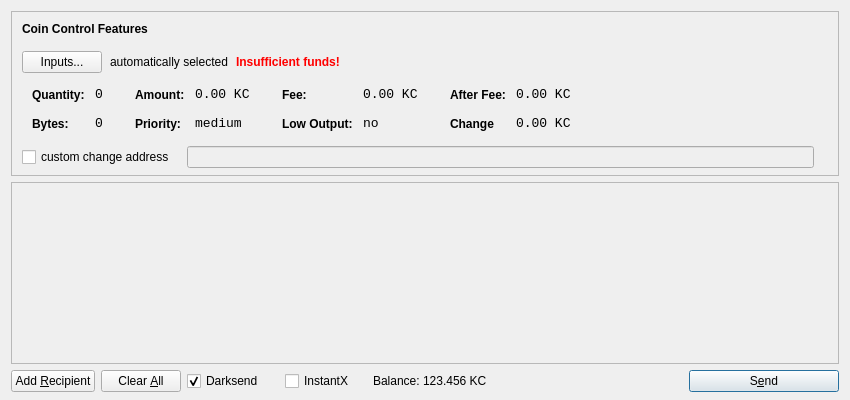
<?xml version="1.0" encoding="UTF-8"?>
<ui version="4.0">
 <class>SendCoinsDialog</class>
 <widget class="QDialog" name="SendCoinsDialog">
  <property name="geometry">
   <rect>
    <x>0</x>
    <y>0</y>
    <width>850</width>
    <height>400</height>
   </rect>
  </property>
  <property name="windowTitle">
   <string>Send Coins</string>
  </property>
  <layout class="QVBoxLayout" name="verticalLayout" stretch="0,1,0">
   <property name="bottomMargin">
    <number>8</number>
   </property>
   <item>
    <widget class="QFrame" name="frameCoinControl">
     <property name="sizePolicy">
      <sizepolicy hsizetype="Expanding" vsizetype="Expanding">
       <horstretch>0</horstretch>
       <verstretch>0</verstretch>
      </sizepolicy>
     </property>
     <property name="maximumSize">
      <size>
       <width>16777215</width>
       <height>16777215</height>
      </size>
     </property>
     <property name="frameShape">
      <enum>QFrame::StyledPanel</enum>
     </property>
     <property name="frameShadow">
      <enum>QFrame::Sunken</enum>
     </property>
     <layout class="QVBoxLayout" name="verticalLayoutCoinControl2">
      <property name="spacing">
       <number>-1</number>
      </property>
      <property name="leftMargin">
       <number>0</number>
      </property>
      <property name="topMargin">
       <number>0</number>
      </property>
      <property name="rightMargin">
       <number>0</number>
      </property>
      <property name="bottomMargin">
       <number>6</number>
      </property>
      <item>
       <layout class="QVBoxLayout" name="verticalLayoutCoinControl" stretch="0,0,0,0,1">
        <property name="spacing">
         <number>0</number>
        </property>
        <property name="leftMargin">
         <number>10</number>
        </property>
        <property name="topMargin">
         <number>10</number>
        </property>
        <item>
         <layout class="QHBoxLayout" name="horizontalLayoutCoinControl1">
          <property name="bottomMargin">
           <number>15</number>
          </property>
          <item>
           <widget class="QLabel" name="labelCoinControlFeatures">
            <property name="sizePolicy">
             <sizepolicy hsizetype="Preferred" vsizetype="Maximum">
              <horstretch>0</horstretch>
              <verstretch>0</verstretch>
             </sizepolicy>
            </property>
            <property name="font">
             <font>
              <weight>75</weight>
              <bold>true</bold>
             </font>
            </property>
            <property name="styleSheet">
             <string notr="true">font-weight:bold;</string>
            </property>
            <property name="text">
             <string>Coin Control Features</string>
            </property>
           </widget>
          </item>
         </layout>
        </item>
        <item>
         <layout class="QHBoxLayout" name="horizontalLayoutCoinControl2" stretch="0,0,0,0">
          <property name="spacing">
           <number>8</number>
          </property>
          <property name="bottomMargin">
           <number>10</number>
          </property>
          <item>
           <widget class="QPushButton" name="pushButtonCoinControl">
            <property name="styleSheet">
             <string notr="true"/>
            </property>
            <property name="text">
             <string>Inputs...</string>
            </property>
           </widget>
          </item>
          <item>
           <widget class="QLabel" name="labelCoinControlAutomaticallySelected">
            <property name="text">
             <string>automatically selected</string>
            </property>
            <property name="margin">
             <number>5</number>
            </property>
           </widget>
          </item>
          <item>
           <widget class="QLabel" name="labelCoinControlInsuffFunds">
            <property name="font">
             <font>
              <weight>75</weight>
              <bold>true</bold>
             </font>
            </property>
            <property name="styleSheet">
             <string notr="true">color:red;font-weight:bold;</string>
            </property>
            <property name="text">
             <string>Insufficient funds!</string>
            </property>
            <property name="margin">
             <number>5</number>
            </property>
           </widget>
          </item>
          <item>
           <spacer name="horizontalSpacerCoinControl">
            <property name="orientation">
             <enum>Qt::Horizontal</enum>
            </property>
            <property name="sizeHint" stdset="0">
             <size>
              <width>40</width>
              <height>1</height>
             </size>
            </property>
           </spacer>
          </item>
         </layout>
        </item>
        <item>
         <widget class="QWidget" name="widgetCoinControl" native="true">
          <property name="sizePolicy">
           <sizepolicy hsizetype="Preferred" vsizetype="Preferred">
            <horstretch>0</horstretch>
            <verstretch>0</verstretch>
           </sizepolicy>
          </property>
          <property name="minimumSize">
           <size>
            <width>0</width>
            <height>0</height>
           </size>
          </property>
          <property name="styleSheet">
           <string notr="true"/>
          </property>
          <layout class="QHBoxLayout" name="horizontalLayoutCoinControl5">
           <property name="margin">
            <number>0</number>
           </property>
           <item>
            <layout class="QHBoxLayout" name="horizontalLayoutCoinControl3" stretch="0,0,0,1">
             <property name="spacing">
              <number>20</number>
             </property>
             <property name="topMargin">
              <number>0</number>
             </property>
             <property name="bottomMargin">
              <number>10</number>
             </property>
             <item>
              <layout class="QFormLayout" name="formLayoutCoinControl1">
               <property name="horizontalSpacing">
                <number>10</number>
               </property>
               <property name="verticalSpacing">
                <number>14</number>
               </property>
               <property name="leftMargin">
                <number>10</number>
               </property>
               <property name="topMargin">
                <number>4</number>
               </property>
               <property name="rightMargin">
                <number>6</number>
               </property>
               <item row="0" column="0">
                <widget class="QLabel" name="labelCoinControlQuantityText">
                 <property name="styleSheet">
                  <string notr="true">font-weight:bold;</string>
                 </property>
                 <property name="text">
                  <string>Quantity:</string>
                 </property>
                 <property name="margin">
                  <number>0</number>
                 </property>
                </widget>
               </item>
               <item row="0" column="1">
                <widget class="QLabel" name="labelCoinControlQuantity">
                 <property name="font">
                  <font>
                   <family>Monospace</family>
                   <pointsize>10</pointsize>
                  </font>
                 </property>
                 <property name="cursor">
                  <cursorShape>IBeamCursor</cursorShape>
                 </property>
                 <property name="contextMenuPolicy">
                  <enum>Qt::ActionsContextMenu</enum>
                 </property>
                 <property name="text">
                  <string>0</string>
                 </property>
                 <property name="margin">
                  <number>0</number>
                 </property>
                 <property name="textInteractionFlags">
                  <set>Qt::LinksAccessibleByMouse|Qt::TextSelectableByKeyboard|Qt::TextSelectableByMouse</set>
                 </property>
                </widget>
               </item>
               <item row="1" column="0">
                <widget class="QLabel" name="labelCoinControlBytesText">
                 <property name="styleSheet">
                  <string notr="true">font-weight:bold;</string>
                 </property>
                 <property name="text">
                  <string>Bytes:</string>
                 </property>
                </widget>
               </item>
               <item row="1" column="1">
                <widget class="QLabel" name="labelCoinControlBytes">
                 <property name="font">
                  <font>
                   <family>Monospace</family>
                   <pointsize>10</pointsize>
                  </font>
                 </property>
                 <property name="cursor">
                  <cursorShape>IBeamCursor</cursorShape>
                 </property>
                 <property name="contextMenuPolicy">
                  <enum>Qt::ActionsContextMenu</enum>
                 </property>
                 <property name="text">
                  <string>0</string>
                 </property>
                 <property name="textInteractionFlags">
                  <set>Qt::LinksAccessibleByMouse|Qt::TextSelectableByKeyboard|Qt::TextSelectableByMouse</set>
                 </property>
                </widget>
               </item>
              </layout>
             </item>
             <item>
              <layout class="QFormLayout" name="formLayoutCoinControl2">
               <property name="horizontalSpacing">
                <number>10</number>
               </property>
               <property name="verticalSpacing">
                <number>14</number>
               </property>
               <property name="leftMargin">
                <number>6</number>
               </property>
               <property name="topMargin">
                <number>4</number>
               </property>
               <property name="rightMargin">
                <number>6</number>
               </property>
               <item row="0" column="0">
                <widget class="QLabel" name="labelCoinControlAmountText">
                 <property name="styleSheet">
                  <string notr="true">font-weight:bold;</string>
                 </property>
                 <property name="text">
                  <string>Amount:</string>
                 </property>
                 <property name="margin">
                  <number>0</number>
                 </property>
                </widget>
               </item>
               <item row="0" column="1">
                <widget class="QLabel" name="labelCoinControlAmount">
                 <property name="font">
                  <font>
                   <family>Monospace</family>
                   <pointsize>10</pointsize>
                  </font>
                 </property>
                 <property name="cursor">
                  <cursorShape>IBeamCursor</cursorShape>
                 </property>
                 <property name="contextMenuPolicy">
                  <enum>Qt::ActionsContextMenu</enum>
                 </property>
                 <property name="text">
                  <string>0.00 KC</string>
                 </property>
                 <property name="textInteractionFlags">
                  <set>Qt::LinksAccessibleByMouse|Qt::TextSelectableByKeyboard|Qt::TextSelectableByMouse</set>
                 </property>
                </widget>
               </item>
               <item row="1" column="0">
                <widget class="QLabel" name="labelCoinControlPriorityText">
                 <property name="styleSheet">
                  <string notr="true">font-weight:bold;</string>
                 </property>
                 <property name="text">
                  <string>Priority:</string>
                 </property>
                </widget>
               </item>
               <item row="1" column="1">
                <widget class="QLabel" name="labelCoinControlPriority">
                 <property name="font">
                  <font>
                   <family>Monospace</family>
                   <pointsize>10</pointsize>
                  </font>
                 </property>
                 <property name="cursor">
                  <cursorShape>IBeamCursor</cursorShape>
                 </property>
                 <property name="contextMenuPolicy">
                  <enum>Qt::ActionsContextMenu</enum>
                 </property>
                 <property name="text">
                  <string>medium</string>
                 </property>
                 <property name="textInteractionFlags">
                  <set>Qt::LinksAccessibleByMouse|Qt::TextSelectableByKeyboard|Qt::TextSelectableByMouse</set>
                 </property>
                </widget>
               </item>
              </layout>
             </item>
             <item>
              <layout class="QFormLayout" name="formLayoutCoinControl3">
               <property name="horizontalSpacing">
                <number>10</number>
               </property>
               <property name="verticalSpacing">
                <number>14</number>
               </property>
               <property name="leftMargin">
                <number>6</number>
               </property>
               <property name="topMargin">
                <number>4</number>
               </property>
               <property name="rightMargin">
                <number>6</number>
               </property>
               <item row="0" column="0">
                <widget class="QLabel" name="labelCoinControlFeeText">
                 <property name="styleSheet">
                  <string notr="true">font-weight:bold;</string>
                 </property>
                 <property name="text">
                  <string>Fee:</string>
                 </property>
                 <property name="margin">
                  <number>0</number>
                 </property>
                </widget>
               </item>
               <item row="0" column="1">
                <widget class="QLabel" name="labelCoinControlFee">
                 <property name="font">
                  <font>
                   <family>Monospace</family>
                   <pointsize>10</pointsize>
                  </font>
                 </property>
                 <property name="cursor">
                  <cursorShape>IBeamCursor</cursorShape>
                 </property>
                 <property name="contextMenuPolicy">
                  <enum>Qt::ActionsContextMenu</enum>
                 </property>
                 <property name="text">
                  <string>0.00 KC</string>
                 </property>
                 <property name="textInteractionFlags">
                  <set>Qt::LinksAccessibleByMouse|Qt::TextSelectableByKeyboard|Qt::TextSelectableByMouse</set>
                 </property>
                </widget>
               </item>
               <item row="1" column="0">
                <widget class="QLabel" name="labelCoinControlLowOutputText">
                 <property name="styleSheet">
                  <string notr="true">font-weight:bold;</string>
                 </property>
                 <property name="text">
                  <string>Low Output:</string>
                 </property>
                </widget>
               </item>
               <item row="1" column="1">
                <widget class="QLabel" name="labelCoinControlLowOutput">
                 <property name="font">
                  <font>
                   <family>Monospace</family>
                   <pointsize>10</pointsize>
                  </font>
                 </property>
                 <property name="cursor">
                  <cursorShape>IBeamCursor</cursorShape>
                 </property>
                 <property name="contextMenuPolicy">
                  <enum>Qt::ActionsContextMenu</enum>
                 </property>
                 <property name="text">
                  <string>no</string>
                 </property>
                 <property name="textInteractionFlags">
                  <set>Qt::LinksAccessibleByMouse|Qt::TextSelectableByKeyboard|Qt::TextSelectableByMouse</set>
                 </property>
                </widget>
               </item>
              </layout>
             </item>
             <item>
              <layout class="QFormLayout" name="formLayoutCoinControl4">
               <property name="horizontalSpacing">
                <number>10</number>
               </property>
               <property name="verticalSpacing">
                <number>14</number>
               </property>
               <property name="leftMargin">
                <number>6</number>
               </property>
               <property name="topMargin">
                <number>4</number>
               </property>
               <property name="rightMargin">
                <number>6</number>
               </property>
               <item row="0" column="0">
                <widget class="QLabel" name="labelCoinControlAfterFeeText">
                 <property name="styleSheet">
                  <string notr="true">font-weight:bold;</string>
                 </property>
                 <property name="text">
                  <string>After Fee:</string>
                 </property>
                 <property name="margin">
                  <number>0</number>
                 </property>
                </widget>
               </item>
               <item row="0" column="1">
                <widget class="QLabel" name="labelCoinControlAfterFee">
                 <property name="font">
                  <font>
                   <family>Monospace</family>
                   <pointsize>10</pointsize>
                  </font>
                 </property>
                 <property name="cursor">
                  <cursorShape>IBeamCursor</cursorShape>
                 </property>
                 <property name="contextMenuPolicy">
                  <enum>Qt::ActionsContextMenu</enum>
                 </property>
                 <property name="text">
                  <string>0.00 KC</string>
                 </property>
                 <property name="textInteractionFlags">
                  <set>Qt::LinksAccessibleByMouse|Qt::TextSelectableByKeyboard|Qt::TextSelectableByMouse</set>
                 </property>
                </widget>
               </item>
               <item row="1" column="0">
                <widget class="QLabel" name="labelCoinControlChangeText">
                 <property name="styleSheet">
                  <string notr="true">font-weight:bold;</string>
                 </property>
                 <property name="text">
                  <string>Change</string>
                 </property>
                </widget>
               </item>
               <item row="1" column="1">
                <widget class="QLabel" name="labelCoinControlChange">
                 <property name="font">
                  <font>
                   <family>Monospace</family>
                   <pointsize>10</pointsize>
                  </font>
                 </property>
                 <property name="cursor">
                  <cursorShape>IBeamCursor</cursorShape>
                 </property>
                 <property name="contextMenuPolicy">
                  <enum>Qt::ActionsContextMenu</enum>
                 </property>
                 <property name="text">
                  <string>0.00 KC</string>
                 </property>
                 <property name="textInteractionFlags">
                  <set>Qt::LinksAccessibleByMouse|Qt::TextSelectableByKeyboard|Qt::TextSelectableByMouse</set>
                 </property>
                </widget>
               </item>
              </layout>
             </item>
            </layout>
           </item>
          </layout>
         </widget>
        </item>
        <item>
         <layout class="QHBoxLayout" name="horizontalLayoutCoinControl4" stretch="0,0,0">
          <property name="spacing">
           <number>12</number>
          </property>
          <property name="sizeConstraint">
           <enum>QLayout::SetDefaultConstraint</enum>
          </property>
          <property name="topMargin">
           <number>5</number>
          </property>
          <property name="rightMargin">
           <number>5</number>
          </property>
          <item>
           <widget class="QCheckBox" name="checkBoxCoinControlChange">
            <property name="text">
             <string>custom change address</string>
            </property>
           </widget>
          </item>
          <item>
           <widget class="QLineEdit" name="lineEditCoinControlChange">
            <property name="enabled">
             <bool>false</bool>
            </property>
            <property name="sizePolicy">
             <sizepolicy hsizetype="Expanding" vsizetype="Fixed">
              <horstretch>0</horstretch>
              <verstretch>0</verstretch>
             </sizepolicy>
            </property>
           </widget>
          </item>
          <item>
           <widget class="QLabel" name="labelCoinControlChangeLabel">
            <property name="sizePolicy">
             <sizepolicy hsizetype="Preferred" vsizetype="Expanding">
              <horstretch>0</horstretch>
              <verstretch>0</verstretch>
             </sizepolicy>
            </property>
            <property name="minimumSize">
             <size>
              <width>0</width>
              <height>0</height>
             </size>
            </property>
            <property name="text">
             <string/>
            </property>
            <property name="margin">
             <number>3</number>
            </property>
           </widget>
          </item>
         </layout>
        </item>
        <item>
         <spacer name="verticalSpacerCoinControl">
          <property name="orientation">
           <enum>Qt::Vertical</enum>
          </property>
          <property name="sizeHint" stdset="0">
           <size>
            <width>800</width>
            <height>1</height>
           </size>
          </property>
         </spacer>
        </item>
       </layout>
      </item>
     </layout>
    </widget>
   </item>
   <item>
    <widget class="QScrollArea" name="scrollArea">
     <property name="widgetResizable">
      <bool>true</bool>
     </property>
     <widget class="QWidget" name="scrollAreaWidgetContents">
      <property name="geometry">
       <rect>
        <x>0</x>
        <y>0</y>
        <width>830</width>
        <height>165</height>
       </rect>
      </property>
      <layout class="QVBoxLayout" name="verticalLayout_2">
       <property name="margin">
        <number>0</number>
       </property>
       <item>
        <layout class="QVBoxLayout" name="entries">
         <property name="spacing">
          <number>6</number>
         </property>
        </layout>
       </item>
       <item>
        <spacer name="verticalSpacer">
         <property name="orientation">
          <enum>Qt::Vertical</enum>
         </property>
         <property name="sizeHint" stdset="0">
          <size>
           <width>20</width>
           <height>40</height>
          </size>
         </property>
        </spacer>
       </item>
      </layout>
     </widget>
    </widget>
   </item>
   <item>
    <layout class="QHBoxLayout" name="horizontalLayout">
     <item>
      <widget class="QPushButton" name="addButton">
       <property name="toolTip">
        <string>Send to multiple recipients at once</string>
       </property>
       <property name="text">
        <string>Add &amp;Recipient</string>
       </property>
       <property name="autoDefault">
        <bool>false</bool>
       </property>
      </widget>
     </item>
     <item>
      <widget class="QPushButton" name="clearButton">
       <property name="sizePolicy">
        <sizepolicy hsizetype="Minimum" vsizetype="Fixed">
         <horstretch>0</horstretch>
         <verstretch>0</verstretch>
        </sizepolicy>
       </property>
       <property name="toolTip">
        <string>Remove all transaction fields</string>
       </property>
       <property name="text">
        <string>Clear &amp;All</string>
       </property>
       <property name="autoRepeatDelay">
        <number>300</number>
       </property>
       <property name="autoDefault">
        <bool>false</bool>
       </property>
      </widget>
     </item>
     <item>
      <layout class="QHBoxLayout" name="horizontalLayout_2">
       <property name="spacing">
        <number>3</number>
       </property>
        <item>
        <widget class="QCheckBox" name="checkUseDarksend">
         <property name="minimumSize">
          <size>
           <width>95</width>
           <height>0</height>
          </size>
         </property>
         <property name="text">
          <string>Darksend</string>
         </property>
         <property name="checked">
          <bool>true</bool>
         </property>
        </widget>
       </item>
       <item>
        <widget class="QCheckBox" name="checkInstantX">
         <property name="enabled">
          <bool>true</bool>
         </property>
         <property name="minimumSize">
          <size>
           <width>85</width>
           <height>0</height>
          </size>
         </property>
         <property name="text">
          <string>InstantX</string>
         </property>
        </widget>
       </item>
       <item>
        <widget class="QLabel" name="label">
         <property name="sizePolicy">
          <sizepolicy hsizetype="Preferred" vsizetype="Fixed">
           <horstretch>0</horstretch>
           <verstretch>0</verstretch>
          </sizepolicy>
         </property>
         <property name="text">
          <string>Balance:</string>
         </property>
        </widget>
       </item>
       <item>
        <widget class="QLabel" name="labelBalance">
         <property name="sizePolicy">
          <sizepolicy hsizetype="Preferred" vsizetype="Fixed">
           <horstretch>0</horstretch>
           <verstretch>0</verstretch>
          </sizepolicy>
         </property>
         <property name="cursor">
          <cursorShape>IBeamCursor</cursorShape>
         </property>
         <property name="text">
          <string>123.456 KC</string>
         </property>
         <property name="textInteractionFlags">
          <set>Qt::LinksAccessibleByMouse|Qt::TextSelectableByKeyboard|Qt::TextSelectableByMouse</set>
         </property>
        </widget>
       </item>
      </layout>
     </item>
     <item>
      <spacer name="horizontalSpacer">
       <property name="orientation">
        <enum>Qt::Horizontal</enum>
       </property>
       <property name="sizeHint" stdset="0">
        <size>
         <width>40</width>
         <height>20</height>
        </size>
       </property>
      </spacer>
     </item>
     <item>
      <widget class="QPushButton" name="sendButton">
       <property name="minimumSize">
        <size>
         <width>150</width>
         <height>0</height>
        </size>
       </property>
       <property name="toolTip">
        <string>Confirm the send action</string>
       </property>
       <property name="text">
        <string>S&amp;end</string>
       </property>
       <property name="icon">
        <iconset resource="../bitcoin.qrc">
         <normaloff>:/icons/send</normaloff>:/icons/send</iconset>
       </property>
       <property name="default">
        <bool>true</bool>
       </property>
      </widget>
     </item>
    </layout>
   </item>
  </layout>
 </widget>
 <resources>
  <include location="../bitcoin.qrc"/>
 </resources>
 <connections/>
</ui>
